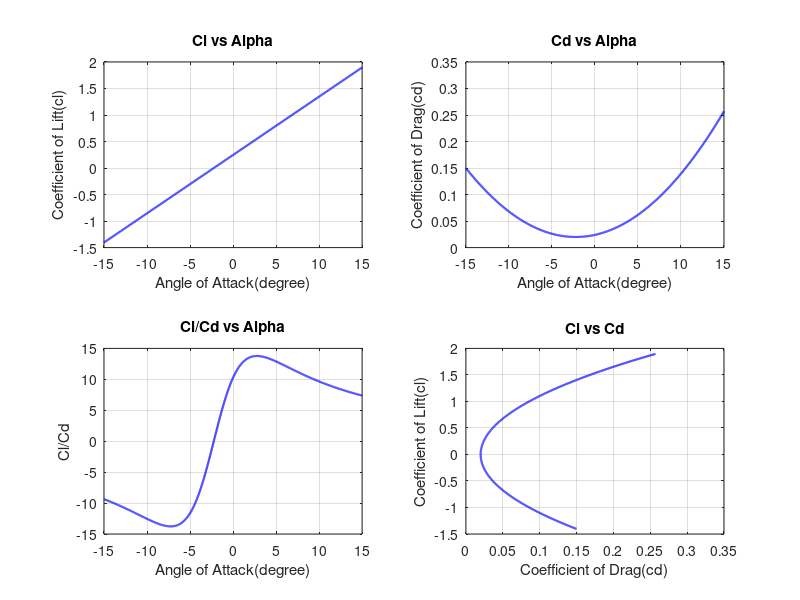
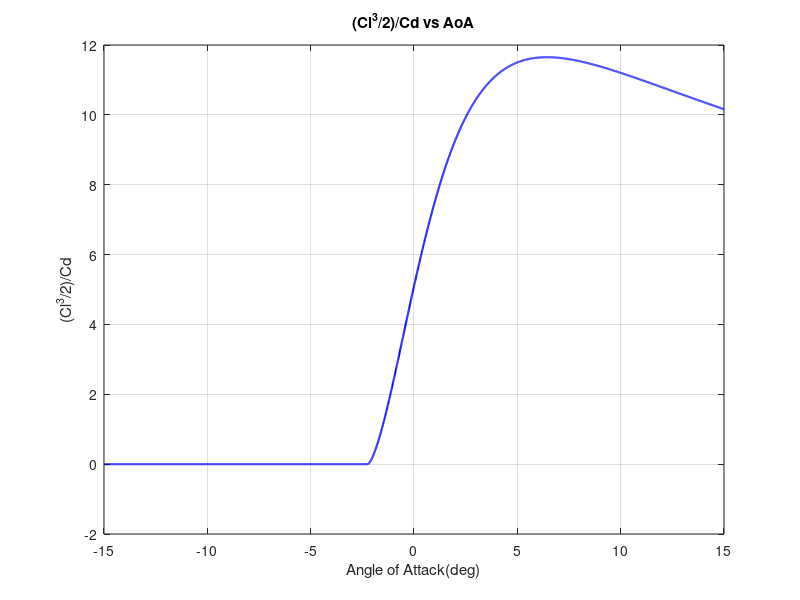

Source code (MATLAB) for these figures, in order:
clc 
clear all 


%% Plotting the graph of the lift_coeffient and angle of attac 

a = 0.11 ;
angle_of_attack = -15:0.01:15;

% P is the percentage camber 
% for example NACA 6409 
% 6% that means p = 0.06

p = 0.02 ;
cl0 = 2*pi*((2*p+1)-((4*p^2)+1)^0.5) ;
lift_coefficient = cl0 + a*angle_of_attack; 

fprintf('The cl0 is %.3f \n',cl0) ;

subplot(2,2,1) ;
plot(angle_of_attack,lift_coefficient,'b','Linewidth',1.5) ;

grid on



xlabel('Angle of Attack(degree)') ;
ylabel('Coefficient of Lift(cl)') ;
title('Cl vs Alpha') ;
 
fprintf('The Clmax of the airfoil is %.4f \n',lift_coefficient(end)) ;
fprintf('The Cl at zero angle of attck is %.4f \n',cl0) ;


specific_alpha = 3 ; 
[~, index1] = min(abs(angle_of_attack - specific_alpha)); 
cl_at_specific_alpha = lift_coefficient(index1) ;

specific_cl = 1.2 ; 
[~, index2] = min(abs(lift_coefficient - specific_cl)); 
aoa_at_specific_cl = angle_of_attack(index2) ;


fprintf('The Cl at %.2f angle of attack is %.4f \n', specific_alpha, cl_at_specific_alpha) ;
fprintf('The angle of attack at %.2f the cl is %.4f \n',aoa_at_specific_cl, specific_cl) ;

%% Plotting the graph of the drag coefficient and the angle of attack 


parasite_drag_coefficient = 0.02 ;

ostwald_efficieny = 0.8 ;
aspect_ratio = 6.0377 ;
k = 1/(pi*ostwald_efficieny*aspect_ratio) ;

drag_coefficient = parasite_drag_coefficient + k*(lift_coefficient).^2 ;

subplot(2,2,2) ;
plot(angle_of_attack,drag_coefficient,'b','Linewidth',1.5) ;

grid on
xlabel('Angle of Attack(degree)') ;
ylabel('Coefficient of Drag(cd)') ;
title('Cd vs Alpha') ;




%% Plotting cl/cd vs alpha


cl_cd = lift_coefficient./drag_coefficient ;


subplot(2,2,3) ;
plot(angle_of_attack,cl_cd,'b','Linewidth',1.5) ;

grid on
xlabel('Angle of Attack(degree)') ;
ylabel('Cl/Cd') ;
title('Cl/Cd vs Alpha') ;


%% Plotting the graph of coefficient of lift and coefficinet of drag

subplot(2,2,4) ;
plot(drag_coefficient,lift_coefficient,'b','Linewidth',1.5) ;

grid on
xlabel('Coefficient of Drag(cd)') ;
ylabel('Coefficient of Lift(cl)') ;
title('Cl vs Cd') ;

[~, index] = min(abs(lift_coefficient)); % Find the index where Cl is closest to 0
drag_at_cl0 = drag_coefficient(index);   % Corresponding drag coefficient

fprintf('The cd0 is: %.4f\n', drag_at_cl0);


%%
figure(2) ;


cl_ThreeByTwo = ((lift_coefficient).^1.5./drag_coefficient) ;

plot(angle_of_attack,cl_ThreeByTwo,'b','Linewidth',1.5) ;
xlabel('Angle of Attack(deg)') ;
ylabel('(Cl^3/2)/Cd') ;
title('(Cl^3/2)/Cd vs AoA') ;
grid on ;
